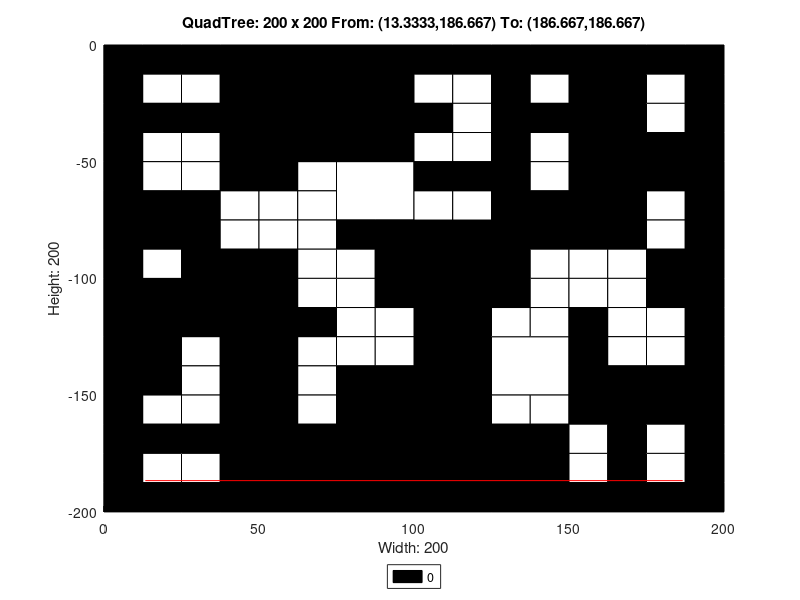

The MATLAB source for this figure:
axis([0 200 -200 0]);
title('QuadTree: 200 x 200 From: (13.3333,186.667) To: (186.667,186.667)');
xlabel('Width: 200');
ylabel('Height: 200');
rectangle('Position',[50 -50 50 50], 'FaceColor',[0 0 0]);
rectangle('Position',[75 -75 25 25], 'FaceColor',[1 1 1]);
rectangle('Position',[150 -25 25 25], 'FaceColor',[0 0 0]);
rectangle('Position',[150 -50 25 25], 'FaceColor',[0 0 0]);
rectangle('Position',[100 -100 25 25], 'FaceColor',[0 0 0]);
rectangle('Position',[150 -75 25 25], 'FaceColor',[0 0 0]);
rectangle('Position',[0 -125 25 25], 'FaceColor',[0 0 0]);
rectangle('Position',[25 -125 25 25], 'FaceColor',[0 0 0]);
rectangle('Position',[0 -150 25 25], 'FaceColor',[0 0 0]);
rectangle('Position',[75 -175 25 25], 'FaceColor',[0 0 0]);
rectangle('Position',[50 -200 25 25], 'FaceColor',[0 0 0]);
rectangle('Position',[75 -200 25 25], 'FaceColor',[0 0 0]);
rectangle('Position',[100 -125 25 25], 'FaceColor',[0 0 0]);
rectangle('Position',[100 -150 25 25], 'FaceColor',[0 0 0]);
rectangle('Position',[125 -150 25 25], 'FaceColor',[1 1 1]);
rectangle('Position',[100 -175 25 25], 'FaceColor',[0 0 0]);
rectangle('Position',[100 -200 25 25], 'FaceColor',[0 0 0]);
rectangle('Position',[125 -200 25 25], 'FaceColor',[0 0 0]);
rectangle('Position',[0 -12.5 12.5 12.5], 'FaceColor',[0 0 0]);
rectangle('Position',[12.5 -12.5 12.5 12.5], 'FaceColor',[0 0 0]);
rectangle('Position',[0 -25 12.5 12.5], 'FaceColor',[0 0 0]);
rectangle('Position',[12.5 -25 12.5 12.5], 'FaceColor',[1 1 1]);
rectangle('Position',[25 -12.5 12.5 12.5], 'FaceColor',[0 0 0]);
rectangle('Position',[37.5 -12.5 12.5 12.5], 'FaceColor',[0 0 0]);
rectangle('Position',[25 -25 12.5 12.5], 'FaceColor',[1 1 1]);
rectangle('Position',[37.5 -25 12.5 12.5], 'FaceColor',[0 0 0]);
rectangle('Position',[0 -37.5 12.5 12.5], 'FaceColor',[0 0 0]);
rectangle('Position',[12.5 -37.5 12.5 12.5], 'FaceColor',[0 0 0]);
rectangle('Position',[0 -50 12.5 12.5], 'FaceColor',[0 0 0]);
rectangle('Position',[12.5 -50 12.5 12.5], 'FaceColor',[1 1 1]);
rectangle('Position',[25 -37.5 12.5 12.5], 'FaceColor',[0 0 0]);
rectangle('Position',[37.5 -37.5 12.5 12.5], 'FaceColor',[0 0 0]);
rectangle('Position',[25 -50 12.5 12.5], 'FaceColor',[1 1 1]);
rectangle('Position',[37.5 -50 12.5 12.5], 'FaceColor',[0 0 0]);
rectangle('Position',[0 -62.5 12.5 12.5], 'FaceColor',[0 0 0]);
rectangle('Position',[12.5 -62.5 12.5 12.5], 'FaceColor',[1 1 1]);
rectangle('Position',[0 -75 12.5 12.5], 'FaceColor',[0 0 0]);
rectangle('Position',[12.5 -75 12.5 12.5], 'FaceColor',[0 0 0]);
rectangle('Position',[25 -62.5 12.5 12.5], 'FaceColor',[1 1 1]);
rectangle('Position',[37.5 -62.5 12.5 12.5], 'FaceColor',[0 0 0]);
rectangle('Position',[25 -75 12.5 12.5], 'FaceColor',[0 0 0]);
rectangle('Position',[37.5 -75 12.5 12.5], 'FaceColor',[1 1 1]);
rectangle('Position',[0 -87.5 12.5 12.5], 'FaceColor',[0 0 0]);
rectangle('Position',[12.5 -87.5 12.5 12.5], 'FaceColor',[0 0 0]);
rectangle('Position',[0 -100 12.5 12.5], 'FaceColor',[0 0 0]);
rectangle('Position',[12.5 -100 12.5 12.5], 'FaceColor',[1 1 1]);
rectangle('Position',[25 -87.5 12.5 12.5], 'FaceColor',[0 0 0]);
rectangle('Position',[37.5 -87.5 12.5 12.5], 'FaceColor',[1 1 1]);
rectangle('Position',[25 -100 12.5 12.5], 'FaceColor',[0 0 0]);
rectangle('Position',[37.5 -100 12.5 12.5], 'FaceColor',[0 0 0]);
rectangle('Position',[50 -62.5 12.5 12.5], 'FaceColor',[0 0 0]);
rectangle('Position',[62.5 -62.5 12.5 12.5], 'FaceColor',[1 1 1]);
rectangle('Position',[50 -75 12.5 12.5], 'FaceColor',[1 1 1]);
rectangle('Position',[62.5 -75 12.5 12.5], 'FaceColor',[1 1 1]);
rectangle('Position',[50 -87.5 12.5 12.5], 'FaceColor',[1 1 1]);
rectangle('Position',[62.5 -87.5 12.5 12.5], 'FaceColor',[1 1 1]);
rectangle('Position',[50 -100 12.5 12.5], 'FaceColor',[0 0 0]);
rectangle('Position',[62.5 -100 12.5 12.5], 'FaceColor',[1 1 1]);
rectangle('Position',[75 -87.5 12.5 12.5], 'FaceColor',[0 0 0]);
rectangle('Position',[87.5 -87.5 12.5 12.5], 'FaceColor',[0 0 0]);
rectangle('Position',[75 -100 12.5 12.5], 'FaceColor',[1 1 1]);
rectangle('Position',[87.5 -100 12.5 12.5], 'FaceColor',[0 0 0]);
rectangle('Position',[100 -12.5 12.5 12.5], 'FaceColor',[0 0 0]);
rectangle('Position',[112.5 -12.5 12.5 12.5], 'FaceColor',[0 0 0]);
rectangle('Position',[100 -25 12.5 12.5], 'FaceColor',[1 1 1]);
rectangle('Position',[112.5 -25 12.5 12.5], 'FaceColor',[1 1 1]);
rectangle('Position',[125 -12.5 12.5 12.5], 'FaceColor',[0 0 0]);
rectangle('Position',[137.5 -12.5 12.5 12.5], 'FaceColor',[0 0 0]);
rectangle('Position',[125 -25 12.5 12.5], 'FaceColor',[0 0 0]);
rectangle('Position',[137.5 -25 12.5 12.5], 'FaceColor',[1 1 1]);
rectangle('Position',[100 -37.5 12.5 12.5], 'FaceColor',[0 0 0]);
rectangle('Position',[112.5 -37.5 12.5 12.5], 'FaceColor',[1 1 1]);
rectangle('Position',[100 -50 12.5 12.5], 'FaceColor',[1 1 1]);
rectangle('Position',[112.5 -50 12.5 12.5], 'FaceColor',[1 1 1]);
rectangle('Position',[125 -37.5 12.5 12.5], 'FaceColor',[0 0 0]);
rectangle('Position',[137.5 -37.5 12.5 12.5], 'FaceColor',[0 0 0]);
rectangle('Position',[125 -50 12.5 12.5], 'FaceColor',[0 0 0]);
rectangle('Position',[137.5 -50 12.5 12.5], 'FaceColor',[1 1 1]);
rectangle('Position',[175 -12.5 12.5 12.5], 'FaceColor',[0 0 0]);
rectangle('Position',[187.5 -12.5 12.5 12.5], 'FaceColor',[0 0 0]);
rectangle('Position',[175 -25 12.5 12.5], 'FaceColor',[1 1 1]);
rectangle('Position',[187.5 -25 12.5 12.5], 'FaceColor',[0 0 0]);
rectangle('Position',[175 -37.5 12.5 12.5], 'FaceColor',[1 1 1]);
rectangle('Position',[187.5 -37.5 12.5 12.5], 'FaceColor',[0 0 0]);
rectangle('Position',[175 -50 12.5 12.5], 'FaceColor',[0 0 0]);
rectangle('Position',[187.5 -50 12.5 12.5], 'FaceColor',[0 0 0]);
rectangle('Position',[100 -62.5 12.5 12.5], 'FaceColor',[0 0 0]);
rectangle('Position',[112.5 -62.5 12.5 12.5], 'FaceColor',[0 0 0]);
rectangle('Position',[100 -75 12.5 12.5], 'FaceColor',[1 1 1]);
rectangle('Position',[112.5 -75 12.5 12.5], 'FaceColor',[1 1 1]);
rectangle('Position',[125 -62.5 12.5 12.5], 'FaceColor',[0 0 0]);
rectangle('Position',[137.5 -62.5 12.5 12.5], 'FaceColor',[1 1 1]);
rectangle('Position',[125 -75 12.5 12.5], 'FaceColor',[0 0 0]);
rectangle('Position',[137.5 -75 12.5 12.5], 'FaceColor',[0 0 0]);
rectangle('Position',[125 -87.5 12.5 12.5], 'FaceColor',[0 0 0]);
rectangle('Position',[137.5 -87.5 12.5 12.5], 'FaceColor',[0 0 0]);
rectangle('Position',[125 -100 12.5 12.5], 'FaceColor',[0 0 0]);
rectangle('Position',[137.5 -100 12.5 12.5], 'FaceColor',[1 1 1]);
rectangle('Position',[175 -62.5 12.5 12.5], 'FaceColor',[0 0 0]);
rectangle('Position',[187.5 -62.5 12.5 12.5], 'FaceColor',[0 0 0]);
rectangle('Position',[175 -75 12.5 12.5], 'FaceColor',[1 1 1]);
rectangle('Position',[187.5 -75 12.5 12.5], 'FaceColor',[0 0 0]);
rectangle('Position',[150 -87.5 12.5 12.5], 'FaceColor',[0 0 0]);
rectangle('Position',[162.5 -87.5 12.5 12.5], 'FaceColor',[0 0 0]);
rectangle('Position',[150 -100 12.5 12.5], 'FaceColor',[1 1 1]);
rectangle('Position',[162.5 -100 12.5 12.5], 'FaceColor',[1 1 1]);
rectangle('Position',[175 -87.5 12.5 12.5], 'FaceColor',[1 1 1]);
rectangle('Position',[187.5 -87.5 12.5 12.5], 'FaceColor',[0 0 0]);
rectangle('Position',[175 -100 12.5 12.5], 'FaceColor',[0 0 0]);
rectangle('Position',[187.5 -100 12.5 12.5], 'FaceColor',[0 0 0]);
rectangle('Position',[25 -137.5 12.5 12.5], 'FaceColor',[1 1 1]);
rectangle('Position',[37.5 -137.5 12.5 12.5], 'FaceColor',[0 0 0]);
rectangle('Position',[25 -150 12.5 12.5], 'FaceColor',[1 1 1]);
rectangle('Position',[37.5 -150 12.5 12.5], 'FaceColor',[0 0 0]);
rectangle('Position',[50 -112.5 12.5 12.5], 'FaceColor',[0 0 0]);
rectangle('Position',[62.5 -112.5 12.5 12.5], 'FaceColor',[1 1 1]);
rectangle('Position',[50 -125 12.5 12.5], 'FaceColor',[0 0 0]);
rectangle('Position',[62.5 -125 12.5 12.5], 'FaceColor',[0 0 0]);
rectangle('Position',[75 -112.5 12.5 12.5], 'FaceColor',[1 1 1]);
rectangle('Position',[87.5 -112.5 12.5 12.5], 'FaceColor',[0 0 0]);
rectangle('Position',[75 -125 12.5 12.5], 'FaceColor',[1 1 1]);
rectangle('Position',[87.5 -125 12.5 12.5], 'FaceColor',[1 1 1]);
rectangle('Position',[50 -137.5 12.5 12.5], 'FaceColor',[0 0 0]);
rectangle('Position',[62.5 -137.5 12.5 12.5], 'FaceColor',[1 1 1]);
rectangle('Position',[50 -150 12.5 12.5], 'FaceColor',[0 0 0]);
rectangle('Position',[62.5 -150 12.5 12.5], 'FaceColor',[1 1 1]);
rectangle('Position',[75 -137.5 12.5 12.5], 'FaceColor',[1 1 1]);
rectangle('Position',[87.5 -137.5 12.5 12.5], 'FaceColor',[1 1 1]);
rectangle('Position',[75 -150 12.5 12.5], 'FaceColor',[0 0 0]);
rectangle('Position',[87.5 -150 12.5 12.5], 'FaceColor',[0 0 0]);
rectangle('Position',[0 -162.5 12.5 12.5], 'FaceColor',[0 0 0]);
rectangle('Position',[12.5 -162.5 12.5 12.5], 'FaceColor',[1 1 1]);
rectangle('Position',[0 -175 12.5 12.5], 'FaceColor',[0 0 0]);
rectangle('Position',[12.5 -175 12.5 12.5], 'FaceColor',[0 0 0]);
rectangle('Position',[25 -162.5 12.5 12.5], 'FaceColor',[1 1 1]);
rectangle('Position',[37.5 -162.5 12.5 12.5], 'FaceColor',[0 0 0]);
rectangle('Position',[25 -175 12.5 12.5], 'FaceColor',[0 0 0]);
rectangle('Position',[37.5 -175 12.5 12.5], 'FaceColor',[0 0 0]);
rectangle('Position',[0 -187.5 12.5 12.5], 'FaceColor',[0 0 0]);
rectangle('Position',[12.5 -187.5 12.5 12.5], 'FaceColor',[1 1 1]);
rectangle('Position',[0 -200 12.5 12.5], 'FaceColor',[0 0 0]);
rectangle('Position',[12.5 -200 12.5 12.5], 'FaceColor',[0 0 0]);
rectangle('Position',[25 -187.5 12.5 12.5], 'FaceColor',[1 1 1]);
rectangle('Position',[37.5 -187.5 12.5 12.5], 'FaceColor',[0 0 0]);
rectangle('Position',[25 -200 12.5 12.5], 'FaceColor',[0 0 0]);
rectangle('Position',[37.5 -200 12.5 12.5], 'FaceColor',[0 0 0]);
rectangle('Position',[50 -162.5 12.5 12.5], 'FaceColor',[0 0 0]);
rectangle('Position',[62.5 -162.5 12.5 12.5], 'FaceColor',[1 1 1]);
rectangle('Position',[50 -175 12.5 12.5], 'FaceColor',[0 0 0]);
rectangle('Position',[62.5 -175 12.5 12.5], 'FaceColor',[0 0 0]);
rectangle('Position',[125 -112.5 12.5 12.5], 'FaceColor',[0 0 0]);
rectangle('Position',[137.5 -112.5 12.5 12.5], 'FaceColor',[1 1 1]);
rectangle('Position',[125 -125 12.5 12.5], 'FaceColor',[1 1 1]);
rectangle('Position',[137.5 -125 12.5 12.5], 'FaceColor',[1 1 1]);
rectangle('Position',[150 -112.5 12.5 12.5], 'FaceColor',[1 1 1]);
rectangle('Position',[162.5 -112.5 12.5 12.5], 'FaceColor',[1 1 1]);
rectangle('Position',[150 -125 12.5 12.5], 'FaceColor',[0 0 0]);
rectangle('Position',[162.5 -125 12.5 12.5], 'FaceColor',[1 1 1]);
rectangle('Position',[175 -112.5 12.5 12.5], 'FaceColor',[0 0 0]);
rectangle('Position',[187.5 -112.5 12.5 12.5], 'FaceColor',[0 0 0]);
rectangle('Position',[175 -125 12.5 12.5], 'FaceColor',[1 1 1]);
rectangle('Position',[187.5 -125 12.5 12.5], 'FaceColor',[0 0 0]);
rectangle('Position',[150 -137.5 12.5 12.5], 'FaceColor',[0 0 0]);
rectangle('Position',[162.5 -137.5 12.5 12.5], 'FaceColor',[1 1 1]);
rectangle('Position',[150 -150 12.5 12.5], 'FaceColor',[0 0 0]);
rectangle('Position',[162.5 -150 12.5 12.5], 'FaceColor',[0 0 0]);
rectangle('Position',[175 -137.5 12.5 12.5], 'FaceColor',[1 1 1]);
rectangle('Position',[187.5 -137.5 12.5 12.5], 'FaceColor',[0 0 0]);
rectangle('Position',[175 -150 12.5 12.5], 'FaceColor',[0 0 0]);
rectangle('Position',[187.5 -150 12.5 12.5], 'FaceColor',[0 0 0]);
rectangle('Position',[125 -162.5 12.5 12.5], 'FaceColor',[1 1 1]);
rectangle('Position',[137.5 -162.5 12.5 12.5], 'FaceColor',[1 1 1]);
rectangle('Position',[125 -175 12.5 12.5], 'FaceColor',[0 0 0]);
rectangle('Position',[137.5 -175 12.5 12.5], 'FaceColor',[0 0 0]);
rectangle('Position',[150 -162.5 12.5 12.5], 'FaceColor',[0 0 0]);
rectangle('Position',[162.5 -162.5 12.5 12.5], 'FaceColor',[0 0 0]);
rectangle('Position',[150 -175 12.5 12.5], 'FaceColor',[1 1 1]);
rectangle('Position',[162.5 -175 12.5 12.5], 'FaceColor',[0 0 0]);
rectangle('Position',[175 -162.5 12.5 12.5], 'FaceColor',[0 0 0]);
rectangle('Position',[187.5 -162.5 12.5 12.5], 'FaceColor',[0 0 0]);
rectangle('Position',[175 -175 12.5 12.5], 'FaceColor',[1 1 1]);
rectangle('Position',[187.5 -175 12.5 12.5], 'FaceColor',[0 0 0]);
rectangle('Position',[150 -187.5 12.5 12.5], 'FaceColor',[1 1 1]);
rectangle('Position',[162.5 -187.5 12.5 12.5], 'FaceColor',[0 0 0]);
rectangle('Position',[150 -200 12.5 12.5], 'FaceColor',[0 0 0]);
rectangle('Position',[162.5 -200 12.5 12.5], 'FaceColor',[0 0 0]);
rectangle('Position',[175 -187.5 12.5 12.5], 'FaceColor',[1 1 1]);
rectangle('Position',[187.5 -187.5 12.5 12.5], 'FaceColor',[0 0 0]);
rectangle('Position',[175 -200 12.5 12.5], 'FaceColor',[0 0 0]);
rectangle('Position',[187.5 -200 12.5 12.5], 'FaceColor',[0 0 0]);
X=[186.667,13.3333];
Y=[-186.667,-186.667];
hold on;
plot(X,Y,'r');
legend('0','Location','southoutside');
